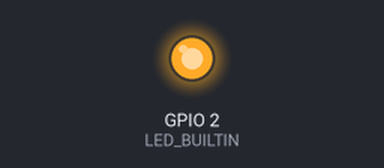
Bench run of a sketch on a simulated ESP32. Parts: output pins drawn as LEDs (lit = HIGH). Nothing arrives over Bluetooth unless stated.

Above: at 0.1 s.
At 0.6 s:
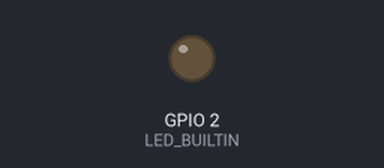
Timing chart, 0 to 2.1 s (numbered marks = the images above):
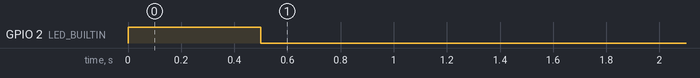

The sketch:

CLIENT_PC.ino
```cpp
#include <BluetoothSerial.h>

#define bluetoothName "SERVER-PC"
#define bluetoothHands "CLIENT-HANDS"
#define bluetoothPin "1234"
#define sizeReceivedData 3

BluetoothSerial SerialBT;


void setup() {
  pinMode(LED_BUILTIN, OUTPUT);
  BluetoothConnect();
  Serial.begin(115200);
  //Serial.setRxBufferSize(1024);
}

void loop() {
  // if(Serial.available()) {
  //   SerialBT.print(Serial.read());
  // }
  float data[sizeReceivedData];


  if (SerialBT.available() > 0) {

    for (int i = 0; i < sizeReceivedData * sizeof(float); i += sizeof(float)) {
      SerialBT.readBytes((char*)&data[i / sizeof(float)], sizeof(float));
    }

    for (int j = 0; j < sizeReceivedData; j++) {
      Serial.print(data[j]);

      if (j != sizeReceivedData - 1) {
        Serial.print(", ");
      }
      else {
        Serial.println("");
      }
    }

    delay(1);
  }
}

void BluetoothConnect() {
  SerialBT.begin(bluetoothName, true);
  SerialBT.setPin(bluetoothPin);

  do {
    digitalWrite(LED_BUILTIN, HIGH);
    delay(500);
    digitalWrite(LED_BUILTIN, LOW);
    delay(500);
  } while (!SerialBT.connect(bluetoothHands));

  digitalWrite(LED_BUILTIN, LOW);
}
```
